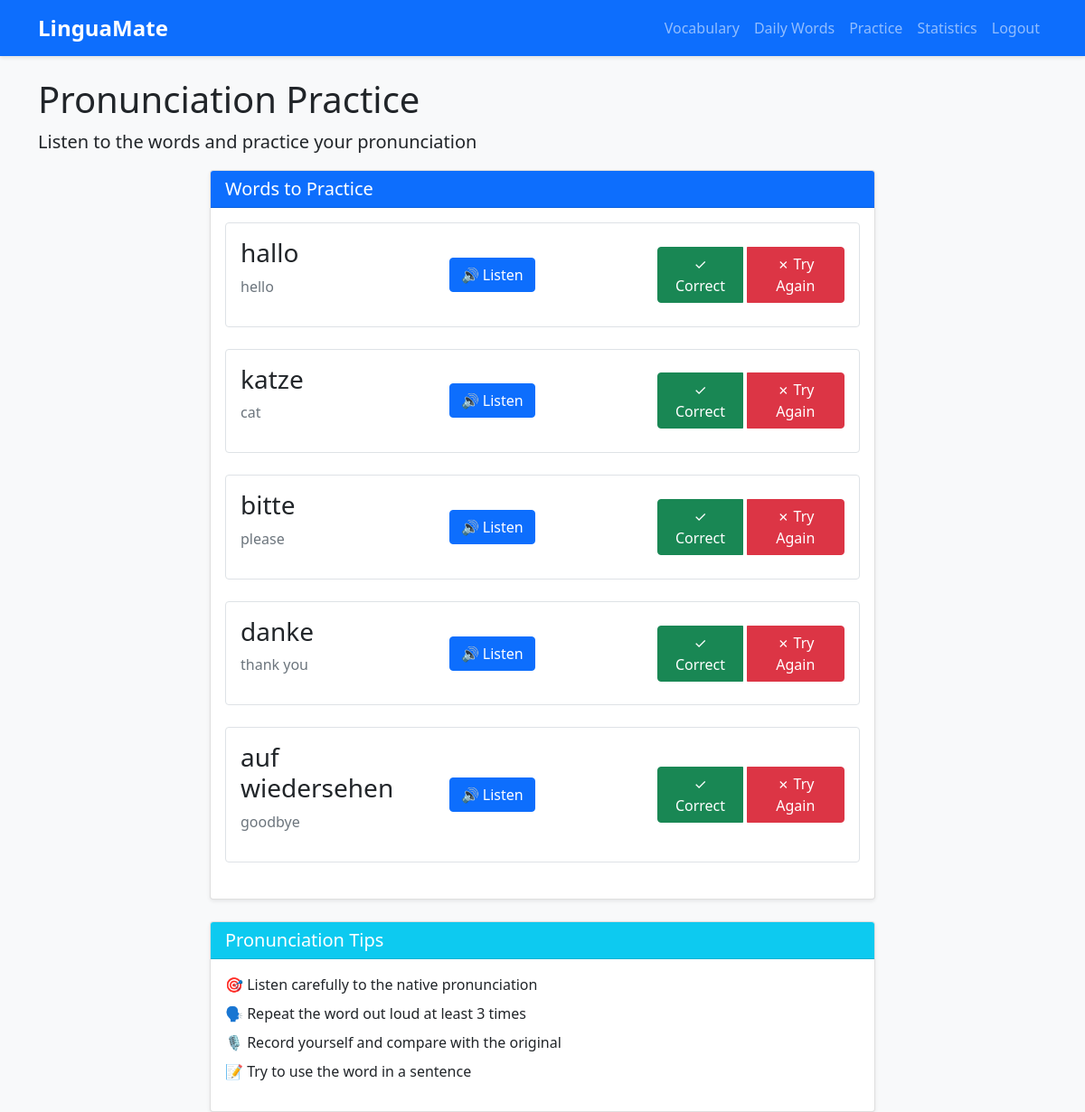
The page /pronunciation (signed in) on the database its author committed.
### models.py (models this page shows)
class DailySuggestion(db.Model):
    id = db.Column(db.Integer, primary_key=True)
    user_id = db.Column(db.Integer, db.ForeignKey('user.id'), nullable=False)
    word = db.Column(db.String(100), nullable=False)
    translation = db.Column(db.String(100), nullable=False)
    date = db.Column(db.Date, default=datetime.utcnow().date)
    practiced = db.Column(db.Boolean, default=False)

### app.py (the view)
@app.route('/pronunciation')
@login_required
def pronunciation():
    if not AUDIO_PLAYER_AVAILABLE:
        flash('⚠️ Audio playback is not available. You can still practice by reading words aloud.', 'warning')
    words_to_practice = Vocabulary.query.filter_by(
        user_id=current_user.id
    ).filter(Vocabulary.proficiency < 3).order_by(Vocabulary.last_reviewed).limit(10).all()
    if not words_to_practice:
        today = date.today()
        suggestions = DailySuggestion.query.filter_by(
            user_id=current_user.id,
            date=today
        ).all()
        words_to_practice = suggestions
    return render_template('pronunciation.html', words=words_to_practice, audio_available=AUDIO_PLAYER_AVAILABLE)

### app.py (called while the page is built)
@login_manager.user_loader
def load_user(user_id):
    return db.session.get(User, int(user_id))

### templates/pronunciation.html (shortened to what this page needs)
{% extends "base.html" %}
{% block content %}
<h1>Pronunciation Practice</h1>
<p class="lead">Listen to the words and practice your pronunciation</p>
<div class="row">
    <div class="col-md-8 mx-auto">
        <div class="card">
            <div class="card-header bg-primary text-white">
                <h5 class="mb-0">Words to Practice</h5>
            </div>
            <div class="card-body">
                {% if words %}
                    <div id="practiceSection">
                        {% for word in words %}
                        <div class="word-card mb-4 p-3 border rounded" data-word="{{ word.word }}">
                            <div class="row align-items-center">
                                <div class="col-md-4">
                                    <h3>{{ word.word }}</h3>
                                    <p class="text-muted">{{ word.translation if word.translation else '' }}</p>
                                </div>
                                <div class="col-md-4">
                                    <button onclick="speakWord('{{ word.word }}')" class="btn btn-primary">
                                        🔊 Listen
                                    </button>
                                </div>
                                <div class="col-md-4">
                                    <div class="btn-group" role="group">
                                        <button onclick="recordPractice('{{ word.word }}', true)"
                                                class="btn btn-success">
                                            ✓ Correct
                                        </button>
                                        <button onclick="recordPractice('{{ word.word }}', false)"
                                                class="btn btn-danger">
                                            ✗ Try Again
                                        </button>
                                    </div>
                                </div>
                            </div>
                        </div>
                        {% endfor %}
                    </div>
                {% else %}
                    <p class="text-center">No words to practice. Add vocabulary words first!</p>
                    <div class="text-center">
                        <a href="{{ url_for('vocabulary') }}" class="btn btn-primary">Add Words</a>
                    </div>
                {% endif %}
            </div>
        </div>
        <div class="card mt-4">
            <div class="card-header bg-info text-white">
                <h5 class="mb-0">Pronunciation Tips</h5>
            </div>
            <div class="card-body">
                <ul class="list-unstyled">
                    <li class="mb-2">🎯 Listen carefully to the native pronunciation</li>
                    <li class="mb-2">🗣️ Repeat the word out loud at least 3 times</li>
                    <li class="mb-2">🎙️ Record yourself and compare with the original</li>
                    <li class="mb-2">📝 Try to use the word in a sentence</li>
                </ul>
            </div>
        </div>
    </div>
</div>
{% endblock %}

### static/css/style.css (style rules this page uses)
body { background-color: #f8f9fa; }
.card { box-shadow: 0 0.125rem 0.25rem rgba(0,0,0,.075); transition: transform 0.3s; }
.word-card { transition: background-color 0.3s; }
.btn-group { gap: 5px; }

### rows shown on the page
DailySuggestion: word "hallo", translation "hello"
DailySuggestion: word "katze", translation "cat"
DailySuggestion: word "bitte", translation "please"
DailySuggestion: word "danke", translation "thank you"
DailySuggestion: word "auf wiedersehen", translation "goodbye"
